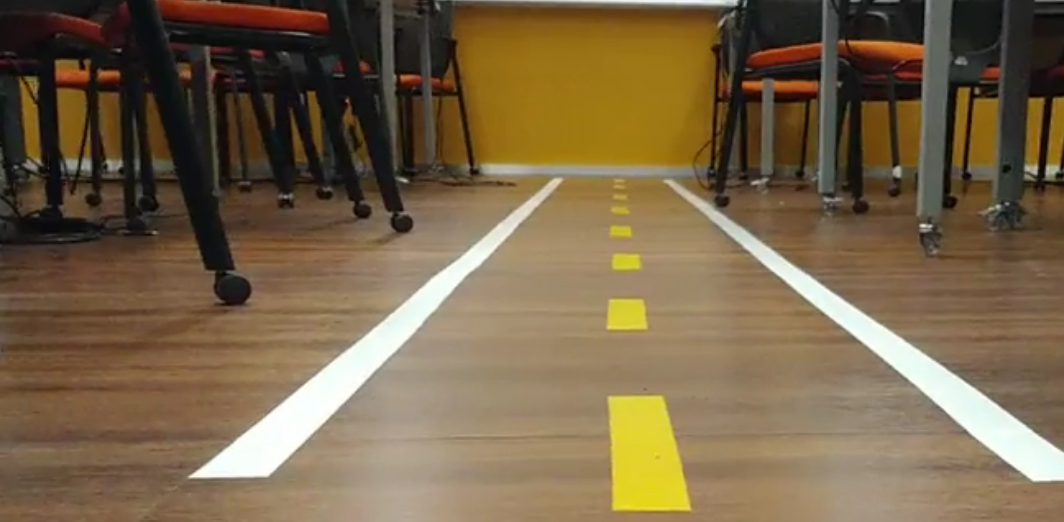
#> input picture aula03/linhas_robo.png, 1064 x 522 px, found by its file name
$ python parte_um.py
#> lines starting #> are read from the running program, lines starting #| are printed output that depends on the picture; after the words box and inside, x2 and y2 are one past the last pixel; in counts of white or black regions, pixels touching at a corner belong together
import cv2
import numpy as np
from matplotlib import pyplot as plt

print('Initializing')

img = cv2.imread('linhas_robo.png')
#> img is the input picture: shape (522, 1064, 3); mean B, G, R 72.2, 100.4, 120
gray = cv2.cvtColor(img,cv2.COLOR_BGR2GRAY)
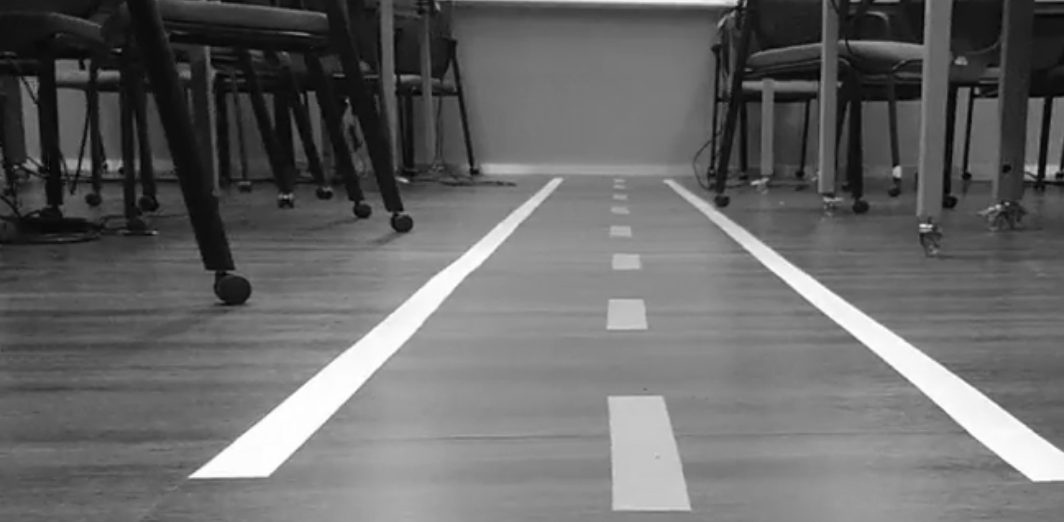
#> gray: shape (522, 1064); min 1, max 255, mean 103.1
edges = cv2.Canny(gray,50,150,apertureSize = 3)
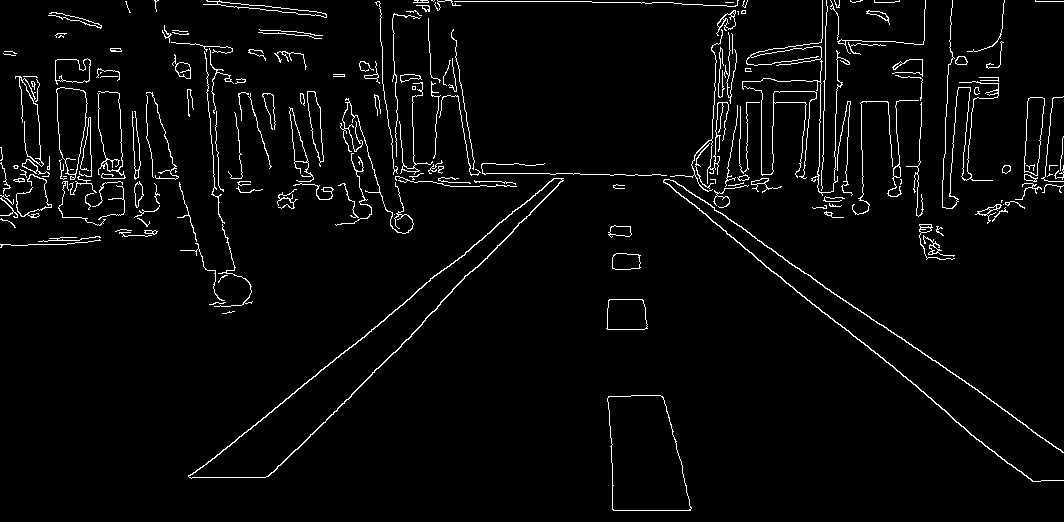
#> edges: shape (522, 1064); 3.4% white in thin lines or dots

lines = cv2.HoughLines(edges,1,np.pi/180,200)
#> lines = [[490, 0.89], [-276, 2.25], [1, 1.57], [-239, 2.18], [164, 1.59], [525, 0.785]]

def draw_line(line):
    for rho,theta in line:
        a = np.cos(theta)
        b = np.sin(theta)
        x0 = a*rho
        y0 = b*rho
        x1 = int(x0 + 1000*(-b))
        y1 = int(y0 + 1000*(a))
        x2 = int(x0 - 1000*(-b))
        y2 = int(y0 - 1000*(a))

        cv2.line(img,(x1,y1),(x2,y2),(0,0,255),2)
#> this loop made 1 pass
#> (rho, theta, a, b, x0, y0, x1, y1) on pass 1: (490, 0.89, 0.629, 0.777, 308.4, 380.8, -468, 1010)
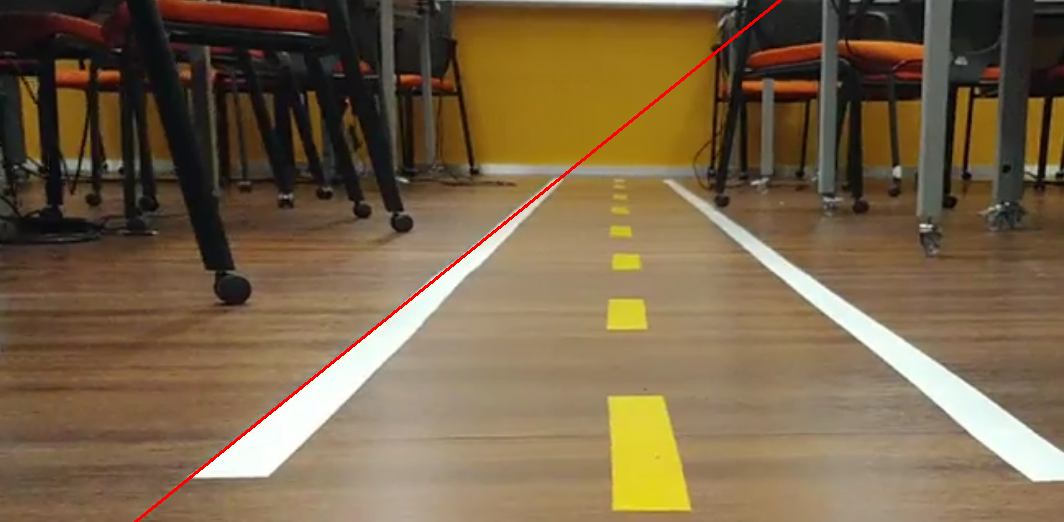
#> img: shape (522, 1064, 3); 0.45% of pixels changed, all inside (x1, y1, x2, y2) = (134, 0, 782, 522)

draw_line(lines[0])
draw_line(lines[1])
#> the loop in draw_line (call 2), `for rho,theta in line:` made 1 pass
#> (rho, theta, a, b, x0, y0, x1, y1) on pass 1: (-276, 2.25, -0.629, 0.777, 173.7, -214.5, -603, -843)
#> after the loop in draw_line (call 2), `for rho,theta in line:`:
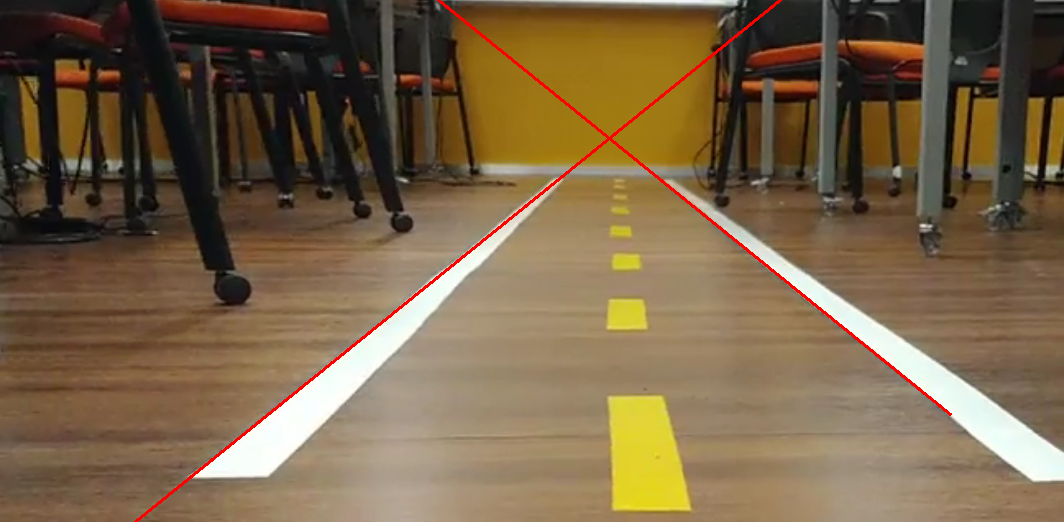
#> img: shape (522, 1064, 3); 0.35% of pixels changed, all inside (x1, y1, x2, y2) = (437, 0, 952, 416)

while (True):
    cv2.imshow('houghlines',img)
    if cv2.waitKey(1) & 0xFF == ord('q'):
#> (key q is pressed here)
        break

cv2.destroyAllWindows()
print('All Done')

$ run again, with aula03/ponto_fuga.png copied over aula03/linhas_robo.png
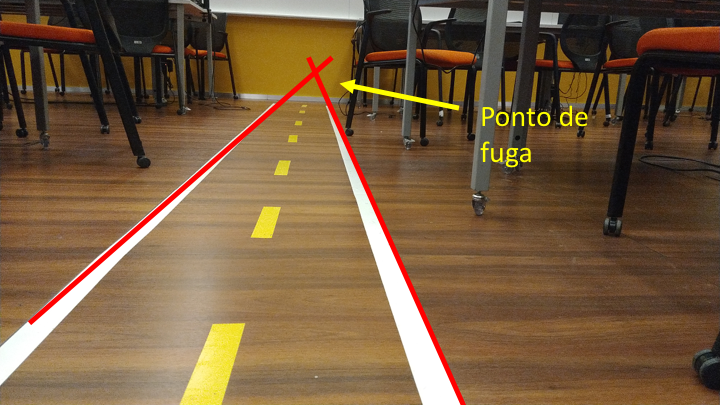
#> input picture aula03/ponto_fuga.png, 720 x 405 px, found by its file name
#> img is the input picture: shape (405, 720, 3); mean B, G, R 62, 90.9, 117.6
#> `edges = cv2.Canny(gray,50,150,apertureSize = 3)`:
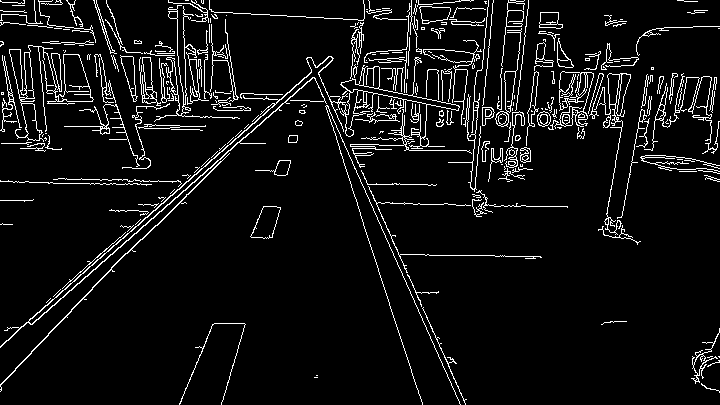
#> edges: shape (405, 720); 6.6% white in thin lines or dots
#> lines = [[-261, 2.72], [264, 0.855], [269, 0.785], [-256, 2.72], [259, 0.855], [101, 1.57]]
#> the loop in draw_line, `for rho,theta in line:` made 1 pass
#> (rho, theta, a, b, x0, y0, x1, y1) on pass 1: (-261, 2.72, -0.914, 0.407, 238.4, -106.2, -168, -1019)
#> the loop in draw_line (call 2), `for rho,theta in line:` made 1 pass
#> (rho, theta, a, b, x0, y0, x1, y1) on pass 1: (264, 0.855, 0.656, 0.755, 173.2, 199.2, -581, 855)
#> after the loop in draw_line (call 2), `for rho,theta in line:`:
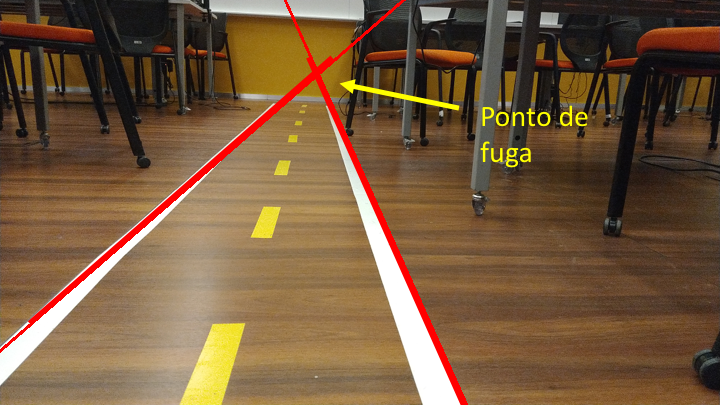
#> img: shape (405, 720, 3); mean B, G, R 61.4, 89.9, 118.2
